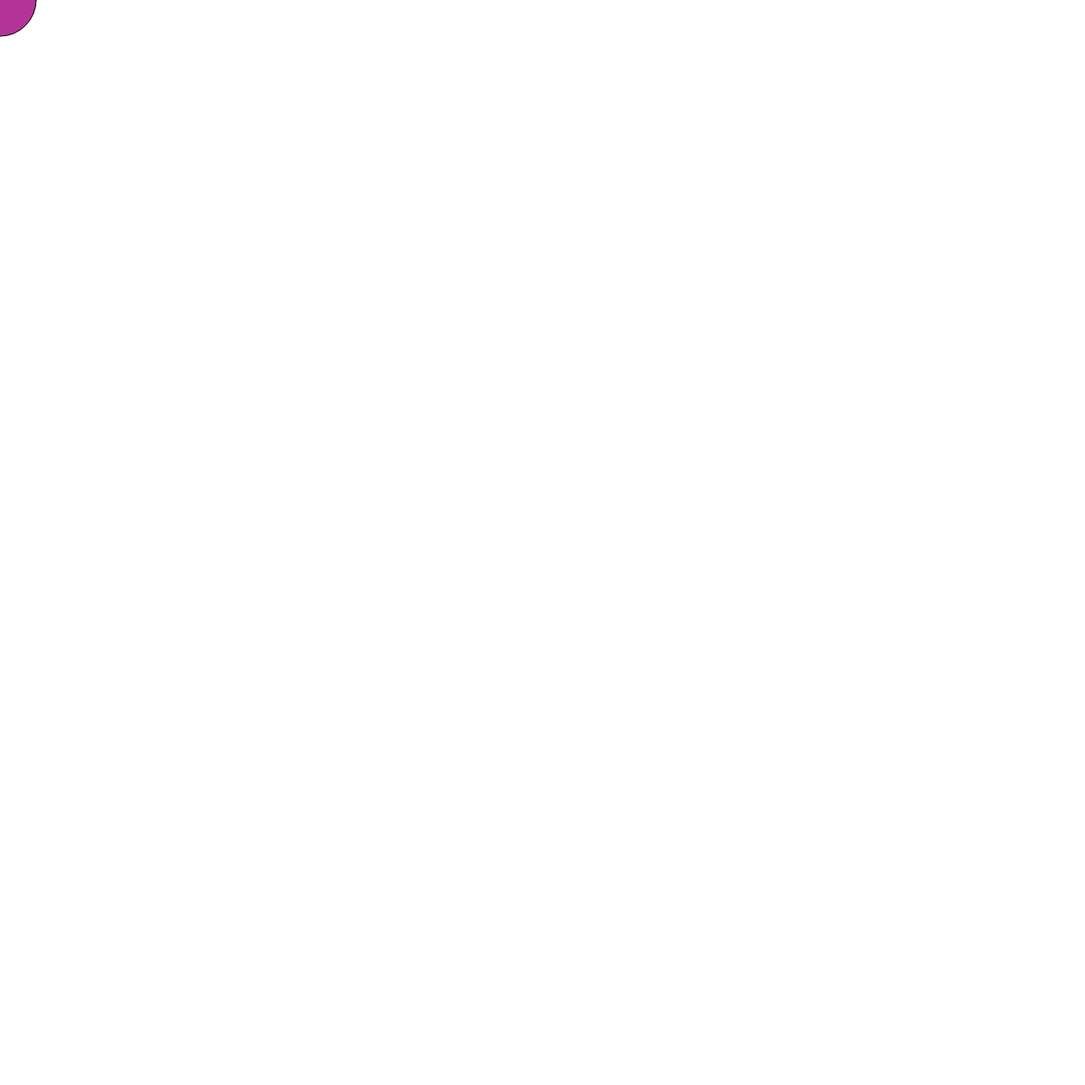
Frame 1 (no input)
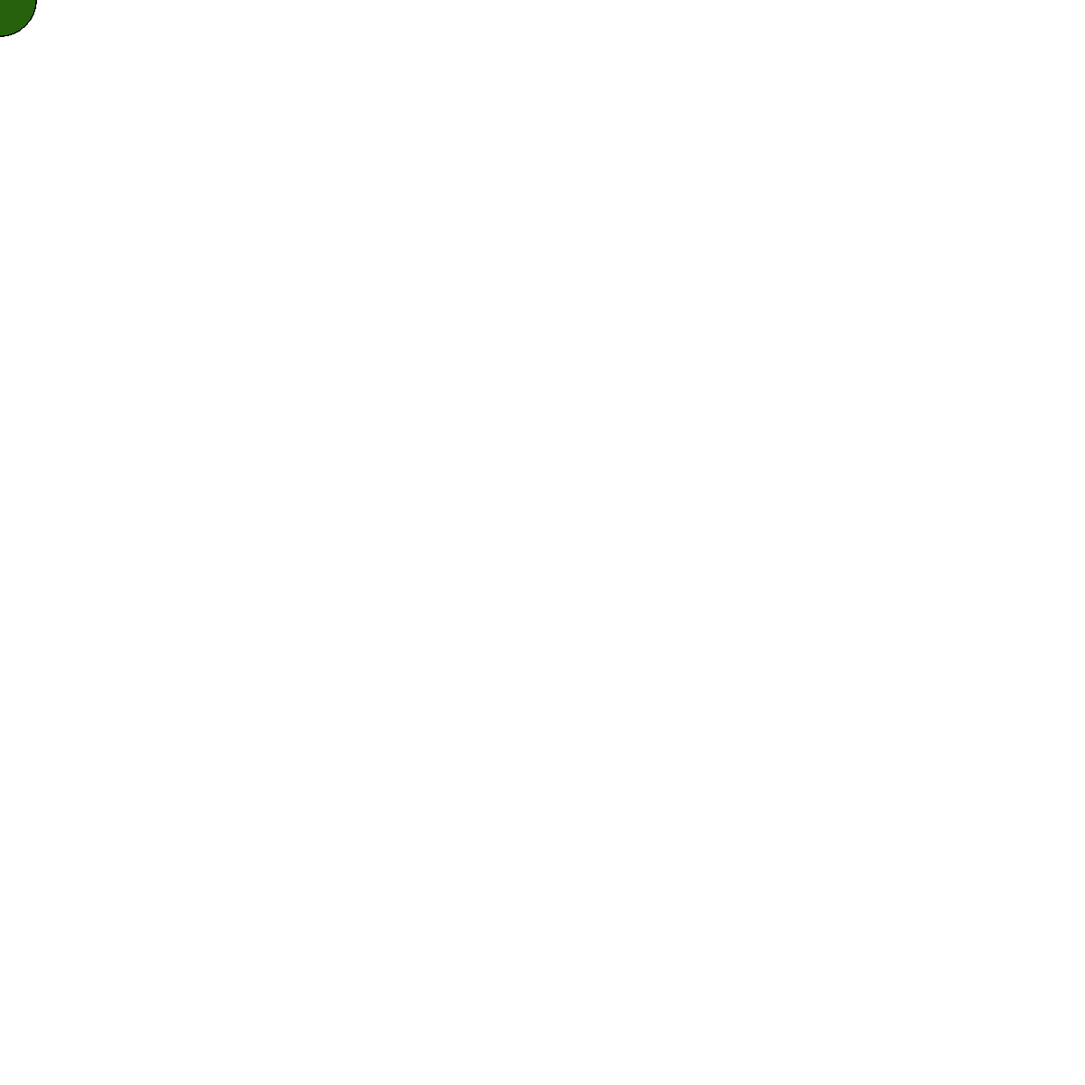
Frame 60 (no input)
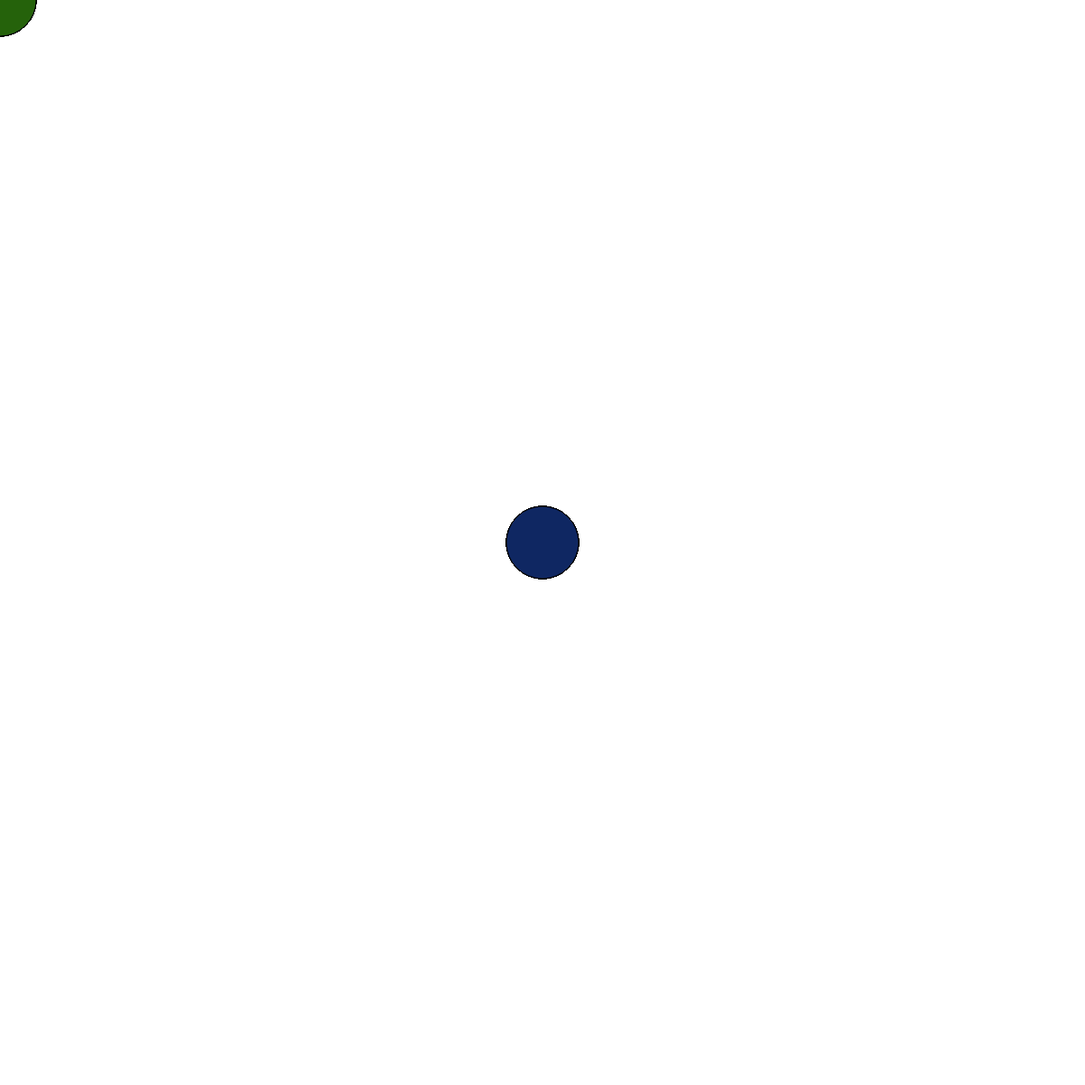
Frame 120 (the mouse pressed at the canvas centre since frame 60)

The p5.js sketch that drew these frames (run headless with seeded random() and noise() and a simulated clock; from frame 60 on, the mouse is pressed at the canvas centre):

// p5.js sketch
// ── sketch.js
function setup() {
    createCanvas(1200, 1200);
    }
function draw() {
    if (mouseIsPressed) {
    fill(random(100),random(150),random(100));
    } else {
    fill(random(250), random(250),random(200));
    }
    ellipse(mouseX, mouseY, 80, 80);
}
